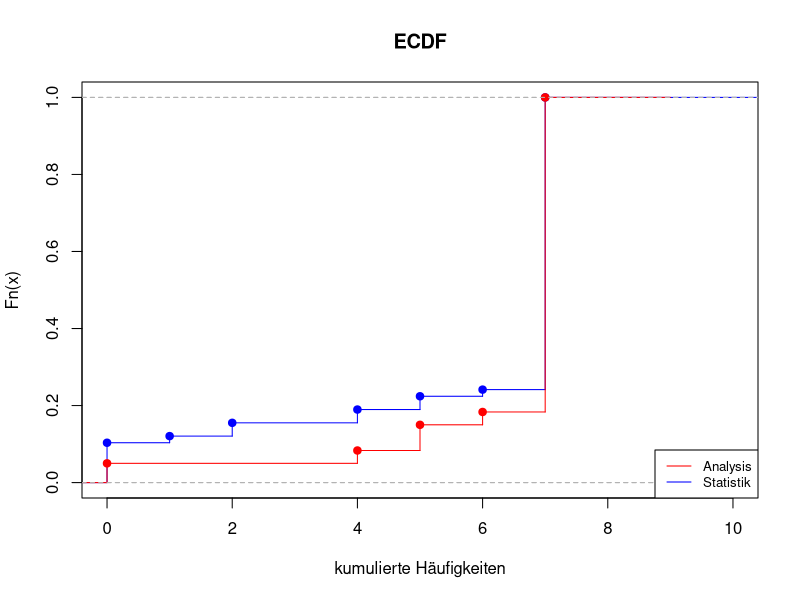
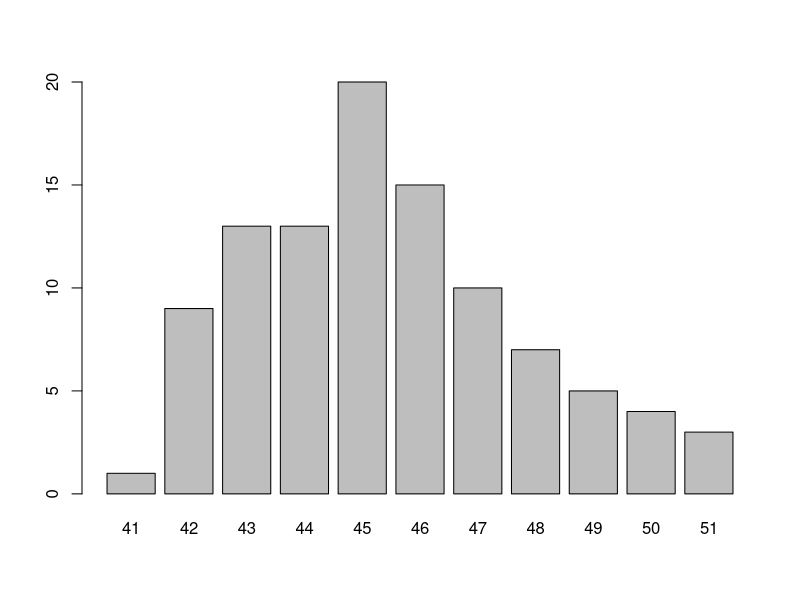
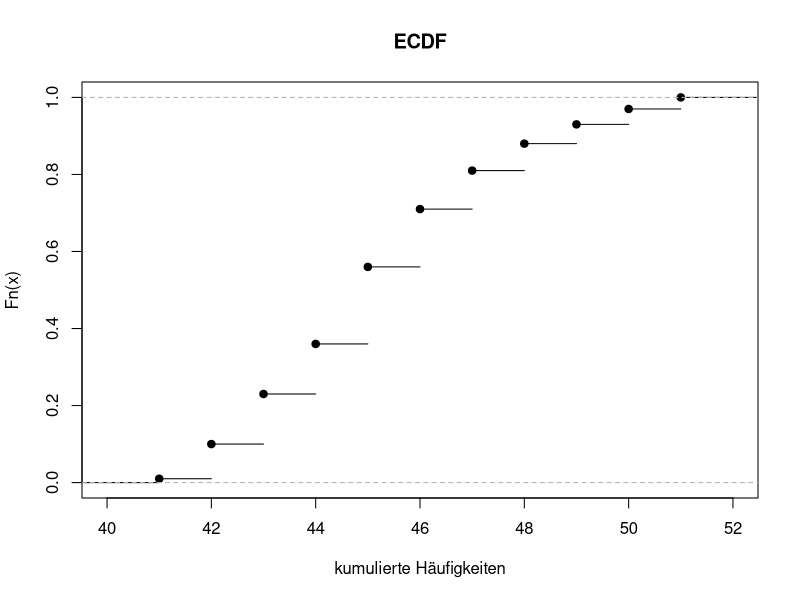

Write the R code that produced these figures, in order.
# Particify
# Länge muss 8 sein
analysis <- c(6,1,2,0,2,2,1,44)
statistik <- c(3,0,0,0,2, 4, 2, 49)

X_analysis <- do.call(rep, args = list(x = 0:7, times = analysis))
X_statistik <- do.call(rep, args = list(x = 0:7, times = statistik))

# relative Häufigkeiten
f_analysis <- analysis/sum(analysis)
names(f_analysis) <- 0:7
f_analysis

f_statistik <- statistik/sum(statistik)
names(f_statistik) <- 0:7
f_statistik

# kumulierte relative Häufigkeiten
F_analysis <- cumsum(f_analysis)
F_statistik <- cumsum(f_statistik)

plot(ecdf(X_analysis), verticals = TRUE,  col = "blue", 
     xlim = c(0, max(c(X_analysis, X_statistik) + 3)), main="ECDF", xlab = "kumulierte Häufigkeiten")
plot(ecdf(X_statistik),  verticals = TRUE, add = TRUE, col = "red")
legend("bottomright", legend=c("Analysis", "Statistik"),
       col=c("red", "blue"), lty = 1, cex=0.8)

quantile(X_analysis, type = 1)
quantile(X_statistik, type = 1)



# Aufgabe 5
Besucherzahl <- 41:51
Anzahl_Tage <- c(1, 9 , 13, 13, 20, 15, 10, 7, 5, 4, 3)

X <- do.call(rep, args = list(x = Besucherzahl, times = Anzahl_Tage)) # Alle 100 Beobachtungen

f_X <- Anzahl_Tage/sum(Anzahl_Tage) #relative Häufigkeiten
names(f_X) <- Besucherzahl
f_X

F_X <- cumsum(f_X) # kumulierte relative Häufigkeiten

# Absolute Häufigkeiten
barplot(f_X * 100)

# Empirische Verteilungsfunktion
plot(ecdf(X), main="ECDF", xlab = "kumulierte Häufigkeiten")


# Anteil Tage mit weniger als 270/6 = 45 Besuchern
# P(X < 45) = P(X <= 44) = F(44)
F_X["44"]


# Anteil Tage mit mindestens 45 aber maximal 50 Besuchern
# P(45 <= X <= 50) = F(50) - F(44)
F_X["50"] - F_X["44"]





